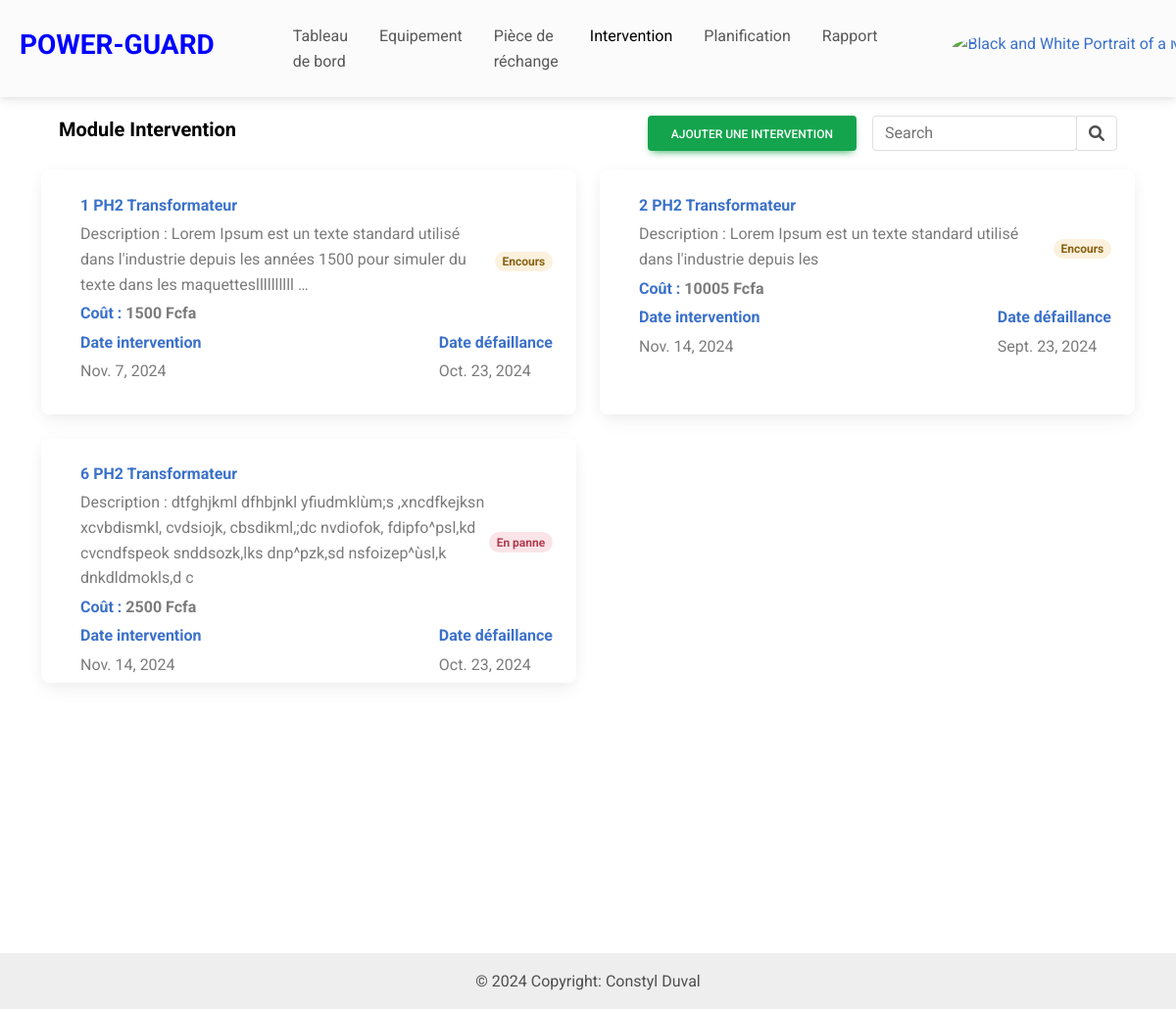
The page /intervention (signed in) on the database as committed earlier.
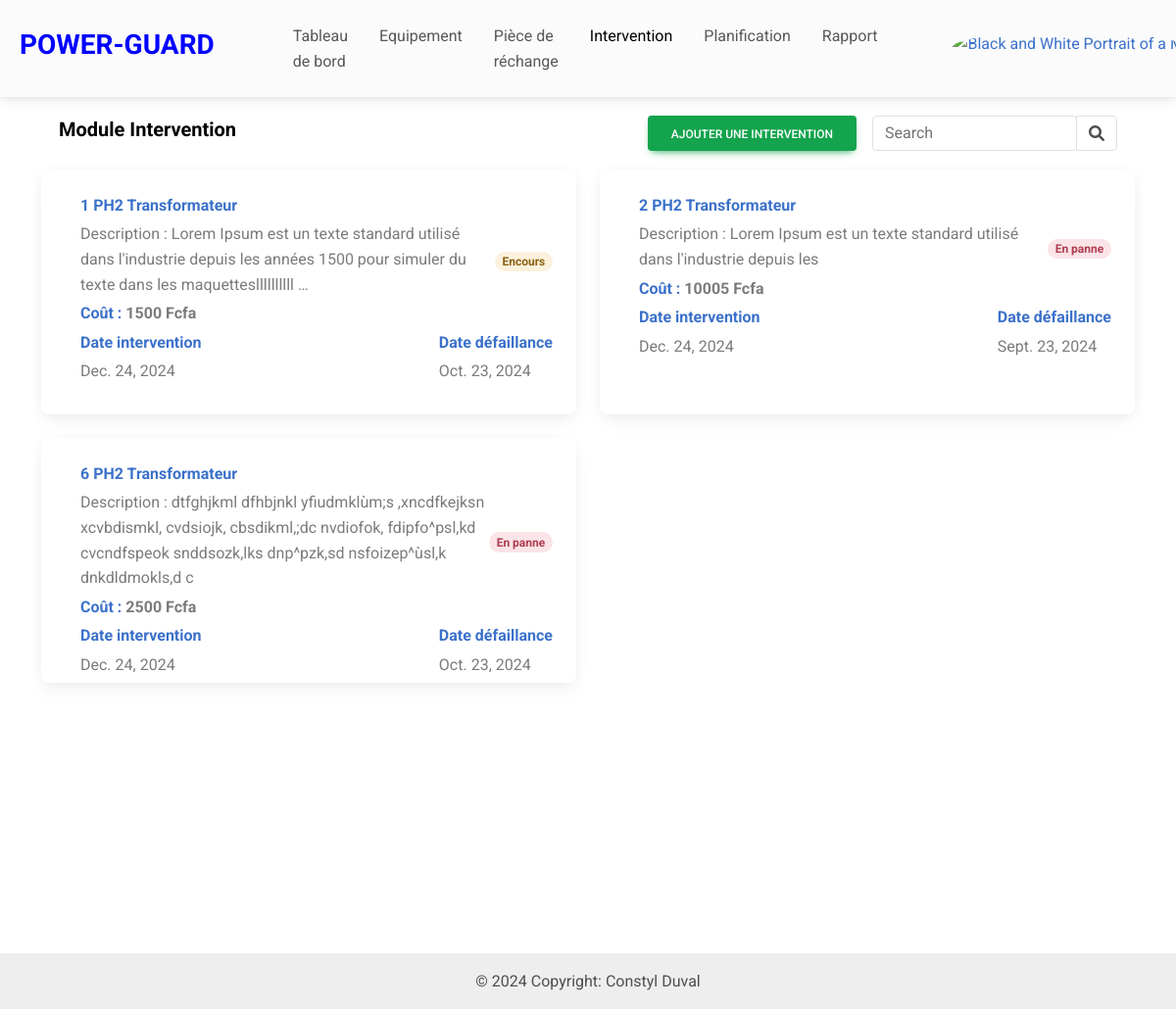
The same page on the database as committed later.
### eneo_pages/models.py (models this page shows)
class Intervention(models.Model):
    STATUS = [
        ("En panne", "En panne"),
        ("Encours", "Encours de dépannage"),
        ("Rétablir", "Rétablir"),
    ]
    equipement = models.ForeignKey(Equipement, on_delete=models.CASCADE)
    date_intervention=models.DateField()
    date_defaillance=models.DateField()
    description = models.TextField(blank=True, null=True)
    tache_maintenance = models.TextField(blank=True, null=True)
    responsable = models.CharField(max_length=100, blank=True, null=True)
    status = models.CharField(max_length=100, choices=STATUS)
    coût = models.IntegerField()
    date_création=models.DateTimeField(auto_now_add=True)
    date_modification=models.DateTimeField(auto_now=True)
    def __str__(self):
        return "{} {}".format(self.id, self.equipement)

class Equipement(models.Model):
    TYPE_EQUIPE = [
        ("Disjoncteur", "Disjoncteur",),
        ("Transformateur", "Transformateur"),
    ]
    centrale = models.ForeignKey(Centrale, on_delete=models.CASCADE)
    nom = models.CharField(max_length=100)
    type_equipement = models.CharField(max_length=100, choices=TYPE_EQUIPE)
    modèle = models.CharField(max_length=100)
    marque = models.CharField(max_length=100)
    puissance = models.FloatField()
    fréquence = models.FloatField()
    date_installation = models.DateField()
    fonction = models.CharField(max_length=100, blank=True, null=True)
    emplacement_couplage = models.CharField(max_length=100, blank=True, null=True)
    regleur_en_chargeur = models.CharField(max_length=100, blank=True, null=True)
    mode_de_fonctionnement = models.CharField(max_length=100, blank=True, null=True)
    technique_de_coupure = models.CharField(max_length=100, blank=True, null=True)
    pouvoir_de_coupure = models.CharField(max_length=100, blank=True, null=True)
    pression_gaz_nombre_de_pôle  = models.CharField(max_length=100, blank=True, null=True)
    courant_nominal_en_service_continu = models.CharField(max_length=100, blank=True, null=True)
    numero_service = models.CharField(max_length=100, blank=True, null=True)
    tension_assigne = models.CharField(max_length=100, blank=True, null=True)
    pouvoir_de_coupure_nominal_court_circuit = models.CharField(max_length=100, blank=True, null=True)
    pouvoir_de_fermeture_nominal_court_circuit  = models.CharField(max_length=100, blank=True, null=True)
    date_création=models.DateTimeField(auto_now_add=True)
    date_modification=models.DateTimeField(auto_now=True)
    def __str__(self):
        return "{} {}".format(self.nom, self.type_equipement)

### eneo_pages/views.py (the view)
# urls.py: path("intervention", views.intervention, name="intervention"),
@login_required
def intervention(request):
    User = get_user_model()  # Get the custom user model
    user = request.user  # Get the currently logged-in user
    if user.section == 'DISJONCTEUR':
        intervention = Intervention.objects.filter(equipement__type_equipement='Disjoncteur')
    elif user.section == 'TRANSFORMATEUR':
        intervention = Intervention.objects.filter(equipement__type_equipement='Transformateur')
    else:
        intervention = Intervention.objects.all()
    context = {"liste_intervention" : intervention}
    return render(request, "pages/intervention/intervention.html", context)

### eneo_pages/templates/pages/intervention/intervention.html
{% extends "../../base/base.html" %}
{% load static %}
{% block body %}
    {% url 'ajouter_intervention' as ajouter_intervention_url %}
    {% include "../../base/navbar2.html" with title='<a href="#" style="color: black;">Module Intervention</a>' button='<button type="button" hx-get="'|add:ajouter_intervention_url|add:'" hx-target="#dialog" class="btn btn-success me-3">Ajouter une intervention</button>' %}
    <div class="container vh-100">
        <div class="row">
          {% if liste_intervention %}
            {% for intervention in liste_intervention %}
            <div class="col-xl-6 mb-4">
              <div class="card fade-out-up" style="height: 250px;">
                <a href="{% url 'detail_intervention' intervention.id %}" hx-get="{% url 'detail_intervention' intervention.id %}" hx-target="#dialog" hx-swap="innerHTML" data-mdb-toggle="modal" data-mdb-target="#InterventionModal">
                    <div class="card-body">
                        <div class="d-flex justify-content-between align-items-center">
                          <div class="d-flex align-items-center">
                            <div class="ms-3">
                              <p class="fw-bold mb-1">{{intervention}}</p>
                              <p class="text-muted mb-1">Description : {{intervention.description|truncatewords:20}}</p>
                              <p class="fw-bold mb-1">Coût : <span class="text-muted">{{intervention.coût}} Fcfa</span> </p>
                            </div>
                          </div>
                          <span class="badge rounded-pill {% if intervention.status == 'Encours' %}badge-warning{% elif intervention.status == 'Rétablir' %}badge-success{% elif intervention.status == 'En panne' %}badge-danger{% else %}badge-secondary{% endif %}">{{intervention.status}}</span>
                        </div>
                        <div class="d-flex justify-content-between align-items-center ms-3">
                          <div>
                              <p class="fw-bold mb-1">Date intervention</p>
                              <p class="text-muted mb-0">{{intervention.date_intervention}}</p>
                          </div>
                          <div>
                              <p class="fw-bold mb-1">Date défaillance</p>
                              <p class="text-muted mb-0">{{intervention.date_defaillance}}</p>
                          </div>
                        </div>
                    </div>
                </a>
              </div>
            </div>
            {% endfor %}
            {% else %}
            <div class="text-center">
              <img src="{% static 'img/empty.gif' %}" alt="" style="height: 200px; width: 200px;" srcset="">
              <p colspan="9">Aucune intervention disponible.</p>
            </div>
          {% endif %}
        </div>
    </div>
{% endblock %}

Rows that differ between the two databases and show on the page:
changed Intervention "Encours": date_intervention "Nov. 7, 2024" → "Dec. 24, 2024"
changed Intervention "Lorem Ipsum est un texte standard utilisé dans l'industrie depuis les": status "Encours" → "En panne"; date_intervention "Nov. 14, 2024" → "Dec. 24, 2024"
changed Intervention "6 PH2 Transformateur": date_intervention "Nov. 14, 2024" → "Dec. 24, 2024"
